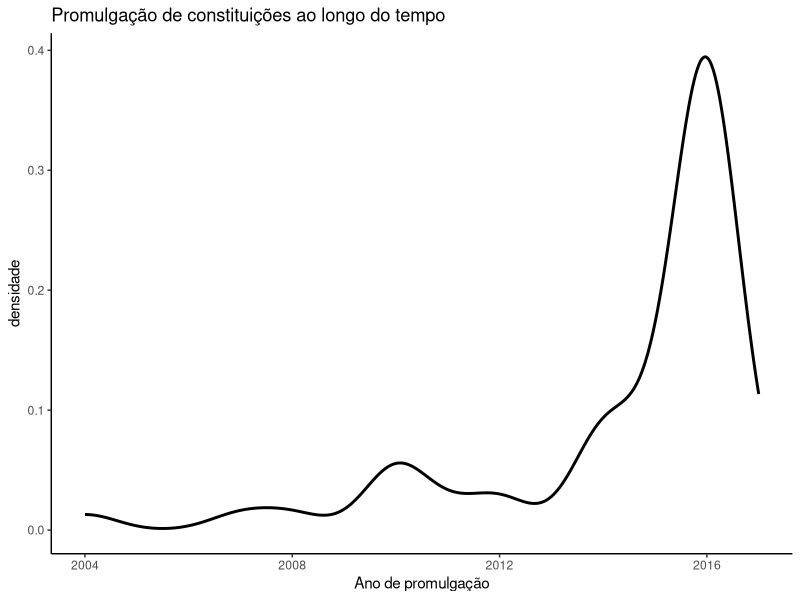
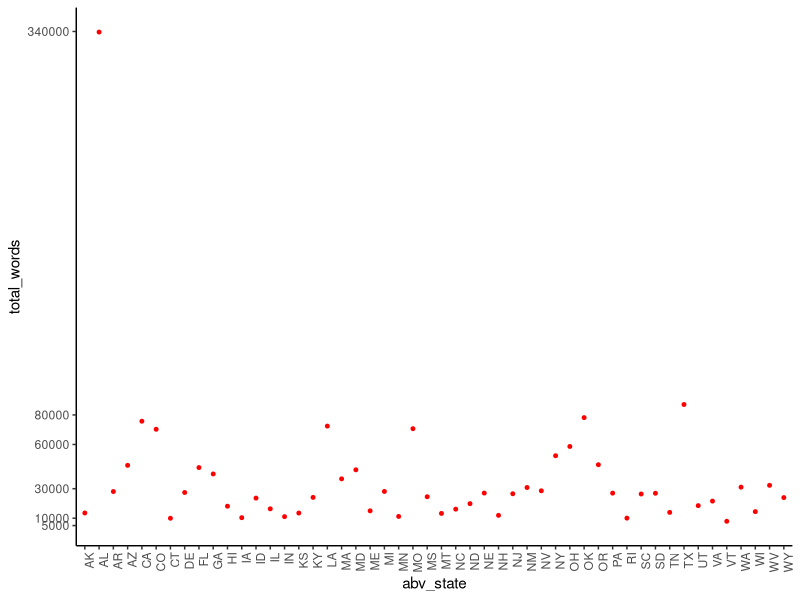

R code for these plots, in order:
## ---- chunk 1
library(readr)
library(readxl)
library(tidyverse)

state_constitutions_word_count <- read_excel("state_constitutions_word_count.xlsx")
## ---- chunk 2
glimpse (state_constitutions_word_count)
## ---- chunk 3
state_constitutions_word_count <- state_constitutions_word_count %>% select(state, constitution_year, current_constitution, total_words) %>% #selecionando as variaveis de interesse - nome do estado, ano da constituição, constituição atual e total de palavras
  filter(current_constitution == 1) #filtrando apenas as constituições vigentes

## ---- chunk 4
View(state_constitutions_word_count)
## ---- chunk 5

state_abrev <- read_excel("states_and_abbreviations.xlsx") #chamando a base de dados para colocar as abreviações 

state_constitutions_word_count <- state_constitutions_word_count %>% arrange(state) #ordenando por nome do Estado a primeira bases de dados para poder juntar

state_constitutions_word_count <- state_constitutions_word_count %>% left_join(state_abrev, by = "state")#juntando as bases de dados a partir da coluna "states"

state_constitutions_word_count <- state_constitutions_word_count %>% rename (abv_state=abbreviation) #renomeando o nome da variável que indica a abreviação dos nomes dos estados
## ---- chunk 6
state_constitutions_word_count <- state_constitutions_word_count %>% arrange(constitution_year) #ordenando em ordem crescente da mais antiga à mais nova constituição

state_constitutions_word_count %>% select(constitution_year) %>% head(1) #acessando a data mais antiga das constituições  R: 2004

state_constitutions_word_count %>% select(constitution_year) %>% tail(1)
#acessando a data mais recenteas constituições R: 2017
## ---- chunk 7
grafico1 <- state_constitutions_word_count %>% ggplot(aes(x=constitution_year)) +# estabelecendo o eixo x - univa variavel que será ano
  geom_density(color="black", size=1)+ #definindo a cor e o tamanho da linha 
  theme_classic() +  #estabelecendo o tema do gráfico
  labs(title = "Promulgação de constituições ao longo do tempo",
       x = "Ano de promulgação",
       y = "densidade") #nomeando os eixos

grafico1                                    
## ---- chunk 8
state_constitutions_word_count <- state_constitutions_word_count %>% arrange(total_words)
## ---- chunk 9
grafico2 <- ggplot(state_constitutions_word_count, aes(x=abv_state, y=total_words)) + #definindo os dados a serem projetados nos eixos x e y
  geom_point(color="red", size=1, fill="red") +#definindo a geometria scatter com cor de contorno e preenchimento vermelhas e o tamanho do preenchimento
           scale_y_continuous(breaks = c(5000, 30000, 60000, 80000, 10000, 340000)) + #definindo os valores a serem mostrados no gráfico no eixo y
 theme_classic() +  #definindo o tema classico
  theme(axis.text.x = element_text(angle=90, hjust=1)) #definindo a posição vertical para o eixo x
     

grafico2
